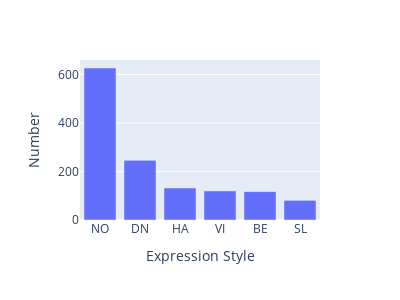

The notebook cell this image was saved under:
### Code cell
expressionStyle = pd.value_counts(dataset['expressionStyle']).reset_index()
expressionStyle.columns = ['Expression Style', 'Number']
px.bar(expressionStyle, x='Expression Style', y='Number', width=400, height=300)

### Figure 1 — Plotly figure (JSON) as saved in the notebook; plotly's stock layout.template omitted (floating-point values rounded to 4 significant figures)
{"data": [{"alignmentgroup": "True", "hovertemplate": "Expression Style=%{x}<br>Number=%{y}<extra></extra>", "legendgroup": "", "marker": {"color": "#636efa"}, "name": "", "offsetgroup": "", "orientation": "v", "showlegend": false, "textposition": "auto", "type": "bar", "x": ["NO", "DN", "HA", "VI", "BE", "SL"], "xaxis": "x", "y": [627, 246, 132, 120, 117, 81], "yaxis": "y"}], "layout": {"barmode": "relative", "height": 300, "legend": {"tracegroupgap": 0}, "margin": {"t": 60}, "width": 400, "xaxis": {"anchor": "y", "domain": [0, 1], "title": {"text": "Expression Style"}}, "yaxis": {"anchor": "x", "domain": [0, 1], "title": {"text": "Number"}}}}
